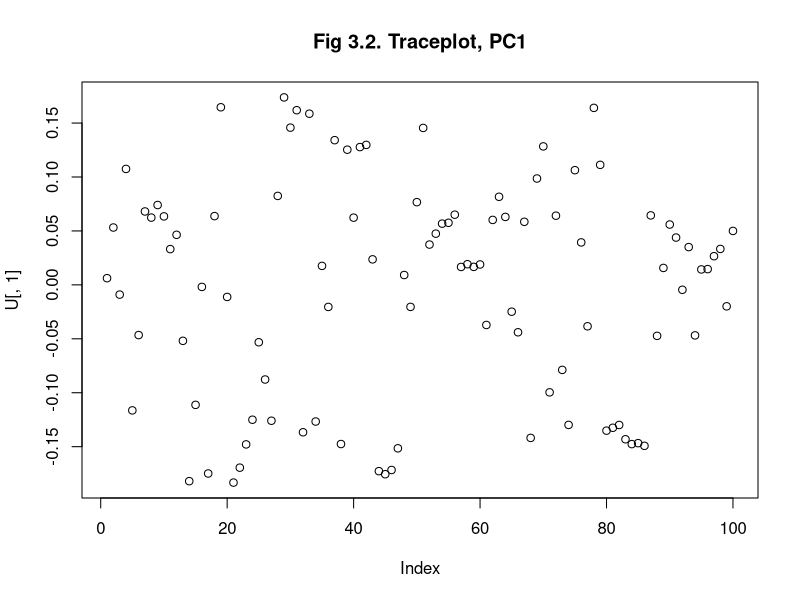
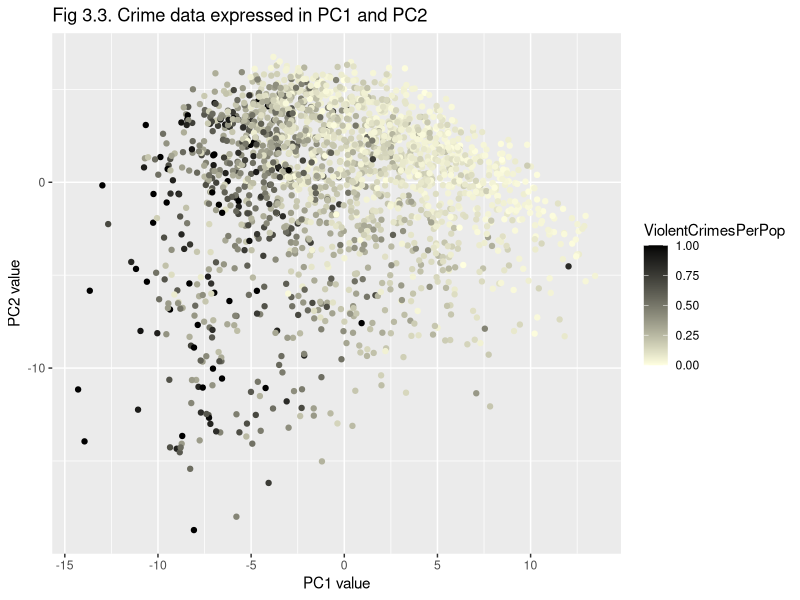
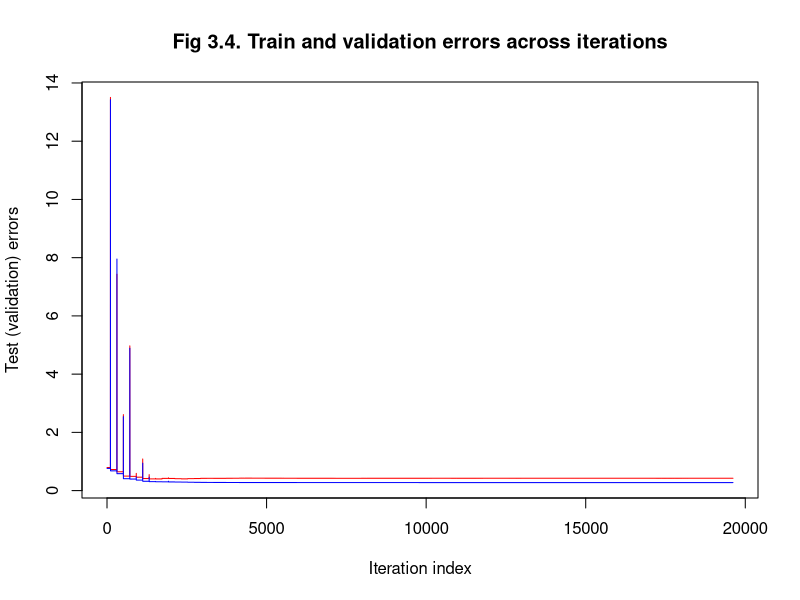

R code for these plots, in order:
## ---- chunk 1
# Setup

library(magrittr)
library(dplyr)
library(caret)
library(ggplot2)

crime_df <- read.csv("communities.csv")

## ---- chunk 2
# Assignment 3.1

# Establish a scaler for the entire dataset
scaler_crime1 <- crime_df %>%
  select(-"ViolentCrimesPerPop") %>%
  preProcess()

# Rescale the entire dataset and create X_crime
X_crime <- crime_df %>%
  select(-"ViolentCrimesPerPop") %>%
  predict(scaler_crime1, .) %>%
  as.matrix()

# Compute sample covariance matrix for X_crime
S_crime <- (1/nrow(X_crime)) * t(X_crime) %*% X_crime

# Calculate eigenvalues for the sample covariance matrix
U_crime <- eigen(S_crime)

# Calculate the percentage of variance explained by each PC
var_explained <- (100*U_crime$values / sum(U_crime$values)) %>%
  round(digits = 3)

cat("Variance explained by PC1:", var_explained[1] %>% sum(), "%\n")

cat("Variance explained by PC2:", var_explained[2] %>% sum(), "%\n")

# 35 PC's needed to achieve at least 95% variance explained
cat("Variance explained by first 35 PC's:",
    var_explained[1:35] %>% sum(), "%\n")

## ---- chunk 3
# Assignment 3.2

PCA_2 <- princomp(crime_df %>% select(-"ViolentCrimesPerPop") %>% scale())

# U contains the PC loadings
# The eigenvectors basically (columnwise)
U <- PCA_2$loadings

# Plot a trace plot for
plot(U[,1], main="Fig 3.2. Traceplot, PC1")

largest_contributors <- U[,1] %>% abs() %>% sort(decreasing = T) %>% names()
cat("Five largest contributors to PC1 are:\n")
cat(largest_contributors[1:5], sep = "\n")

## ---- chunk 4
# Assignment 3.2

# Get the datapoints coordinates expressed in PC1 and PC2
Z_crime_2 <- X_crime %*% U_crime$vectors[,c(1,2)] %>%
  as.data.frame() %>%
  cbind(ViolentCrimesPerPop = crime_df$ViolentCrimesPerPop)

# Plot data in terms of PC1 and PC2
ggplot(data = Z_crime_2,
       aes(x = Z_crime_2[,1],
           y = Z_crime_2[,2],
           col = ViolentCrimesPerPop)) +
  scale_color_gradient(low = "lightyellow", high = "black") +
  geom_point() +
  ggtitle("Fig 3.3. Crime data expressed in PC1 and PC2") +
  xlab("PC1 value") +
  ylab("PC2 value")

## ---- chunk 5
# Assignment 3.3

## Split data into train and test
n = nrow(crime_df)
set.seed(12345)
id=sample(1:n, floor(n*0.5))
train=crime_df[id,]
test=crime_df[-id,]


# Establish Scaling
scaling <- train %>% preProcess()

# Scale train and test data
train <- predict(scaling, train)
test <- predict(scaling, test)

# Train lin reg model
model1 <- lm(data = train,
             formula = ViolentCrimesPerPop ~ .)

# Compute train error (MSE)
train_mse <- mean((train$ViolentCrimesPerPop - model1$fitted.values)^2)

# Predict new responses for the test data
test_pred <- predict(model1,
                     test[,-which(names(test) == "ViolentCrimesPerPop")])
test_mse <- mean((test$ViolentCrimesPerPop - test_pred)^2)

cat("Train mse:", train_mse, "\n")
cat("Test mse:", test_mse, "\n")

## ---- chunk 6
## Assignment 3.4

# Set up data environment
train_noresponse <- train[,-which(names(train) == "ViolentCrimesPerPop")]
y_true_train <- train[,which(names(train) == "ViolentCrimesPerPop")]

test_noresponse <- test[,-which(names(test) == "ViolentCrimesPerPop")]
y_true_test <- test[,which(names(test) == "ViolentCrimesPerPop")]

train_errors <- c()
test_errors <- c()

# cost function
# data should NOT contain the response variable
# No intercept is included in the underlying model
cost_linreg <- function(theta){
  
  # Calculate train error
  y_pred_train <- as.matrix(train_noresponse) %*% theta
  train_cost <- mean((y_pred_train - y_true_train)^2)
  train_errors <<- c(train_errors, train_cost)
  
  # Calculate test error
  y_pred_test <- as.matrix(test_noresponse) %*% theta
  test_cost <- mean((y_pred_test - y_true_test)^2)
  test_errors <<- c(test_errors, test_cost)
  
  return(train_cost)
}

# Attempt to optimise our model
optim_object <- optim(rep(0, 100), method="BFGS", fn = cost_linreg, control = list(trace=T))

# Plot train and test (validation) errors
ylim <- c(min(train_errors[-c(1:500)], test_errors[-c(1:500)]), max(train_errors[-c(1:500)], test_errors[-c(1:500)]))
plot(test_errors[-c(1:500)], type="l", col="red", ylim = ylim,
     main = "Fig 3.4. Train and validation errors across iterations",
     xlab = "Iteration index",
     ylab = "Test (validation) errors")
points(train_errors[-c(1:500)], type="l", col="blue")

# Find the iteration number where the validation error is the lowest
optimal_iteration <- which(test_errors[-c(1:500)] == min(test_errors[-c(1:500)]))

# Print the resulting and train and test (validation) errors
cat("Train mse:", train_errors[optimal_iteration], "\n")
cat("Test mse:", test_errors[optimal_iteration], "\n")

